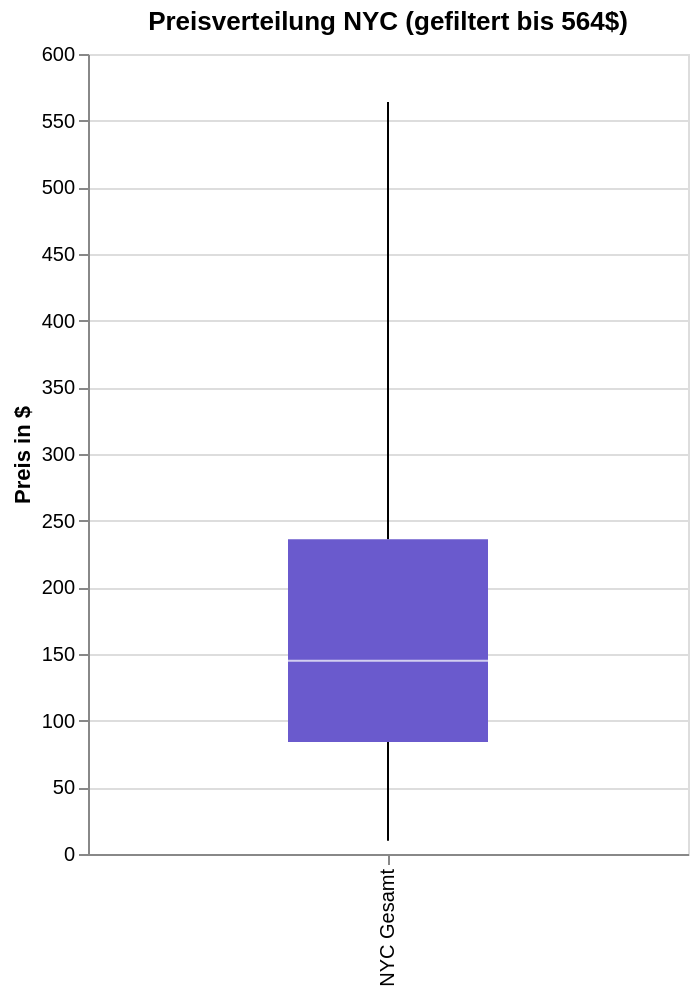

Notebook cell for this chart:
### Code cell
import altair as alt

chart = alt.Chart(df_view.sample(5000)).transform_calculate(
    region=" 'NYC Gesamt' "  # Hier erstellen wir eine virtuelle Spalte
).mark_boxplot(
    size=100, 
    extent='min-max'
).encode(
    x=alt.X('region:N', title=None), 
    y=alt.Y('price:Q', title='Preis in $', scale=alt.Scale(domain=[0, 600])),
    color=alt.value('#6A5ACD')
).properties(
    width=300,
    height=400,
    title='Preisverteilung NYC (gefiltert bis 564$)'
).interactive()

chart.show()

### Figure 1 — Vega-Lite specification as saved in the notebook (floating-point values rounded to 4 significant figures; data arrays with more than 128 entries replaced by an {"elided": "..."} marker saying what was removed)
{"config": {"view": {"continuousWidth": 300, "continuousHeight": 300}}, "data": {"name": "data-329af66892a37d628240111db05b5467"}, "mark": {"type": "boxplot", "extent": "min-max", "size": 100}, "encoding": {"color": {"value": "#6A5ACD"}, "x": {"field": "region", "title": null, "type": "nominal"}, "y": {"field": "price", "scale": {"domain": [0, 600]}, "title": "Preis in $", "type": "quantitative"}}, "height": 400, "params": [{"name": "param_1e9efca18e7a2868", "select": {"type": "interval", "encodings": ["x", "y"]}, "bind": "scales"}], "title": "Preisverteilung NYC (gefiltert bis 564$)", "transform": [{"calculate": " 'NYC Gesamt' ", "as": "region"}], "width": 300, "$schema": "https://vega.github.io/schema/vega-lite/v6.1.0.json", "datasets": {"data-329af66892a37d628240111db05b5467": {"elided": "5000 records"}}}
